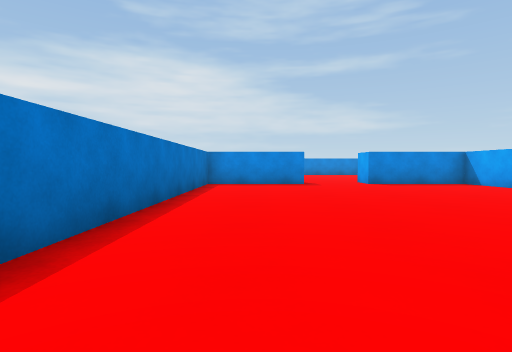
View 1 (above)

21 first-person views from a walk through a scene from a Unity 3-D project. The camera is 0.58 m above the floor, tilts 2° down and sees 80° across. The floor is counted in squares, 1 m on a side. Each view is taken from the middle of a square. On the plan, view 1 faces up. The plan holds only what a view shows up to about 9 squares ahead; the rest is blank. The player is left out.

View 2
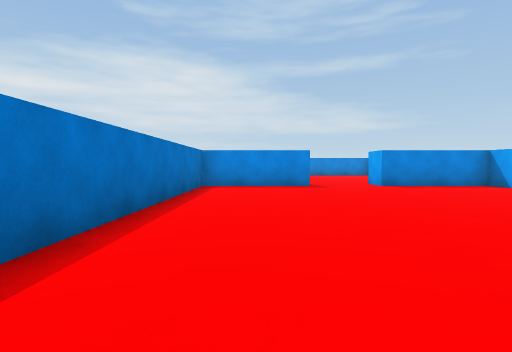

View 3
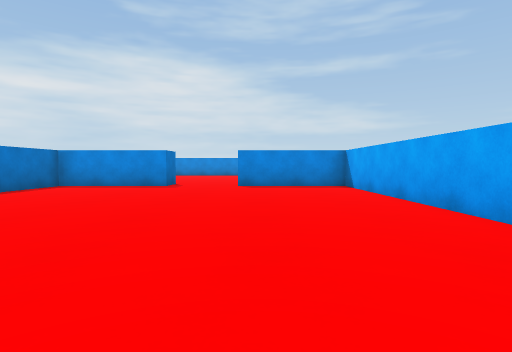

View 4
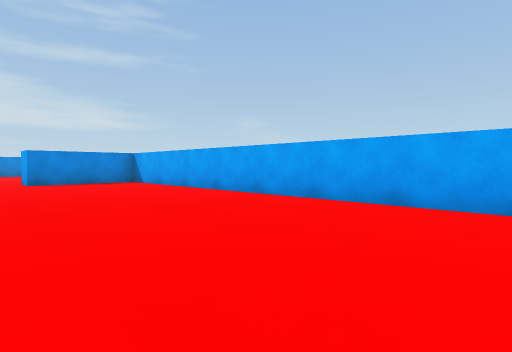

View 5
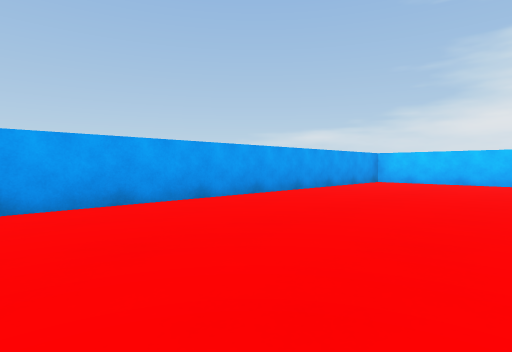

View 6
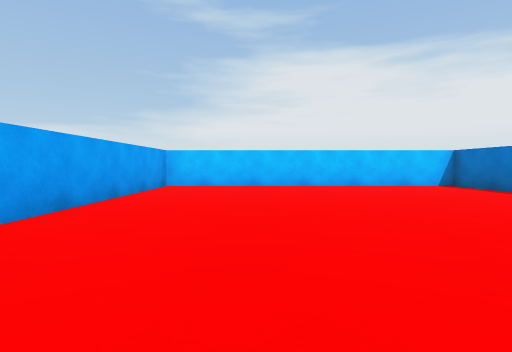

View 7
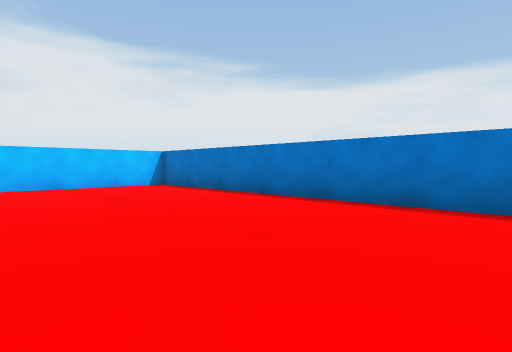

View 8
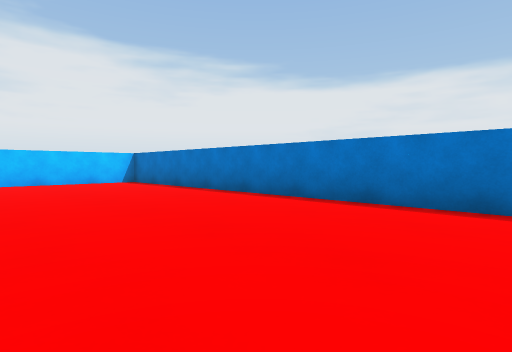

View 9
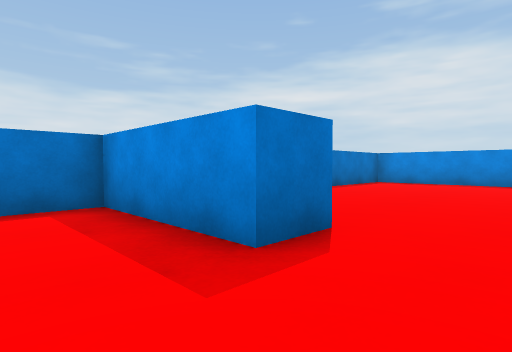

View 10
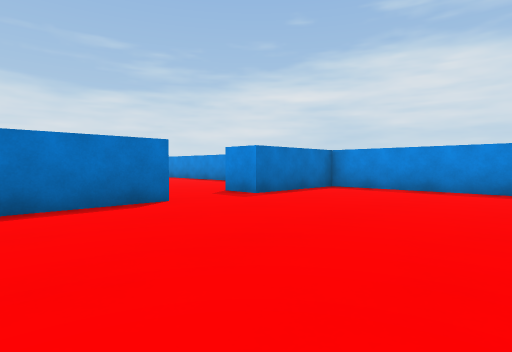

View 11
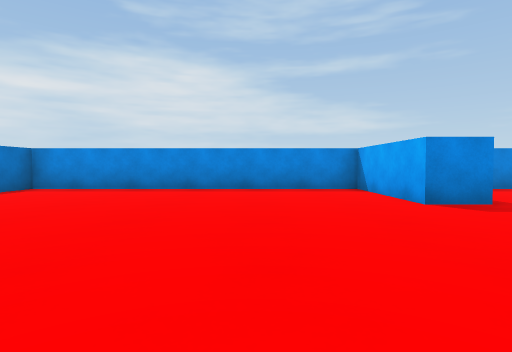

View 12
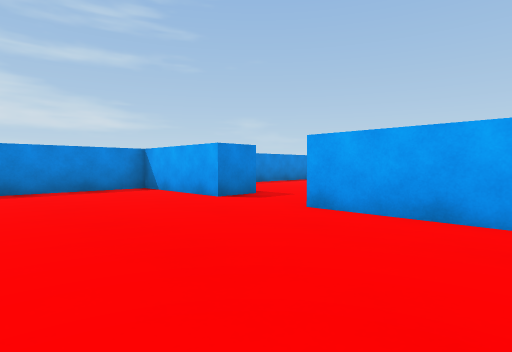

View 13
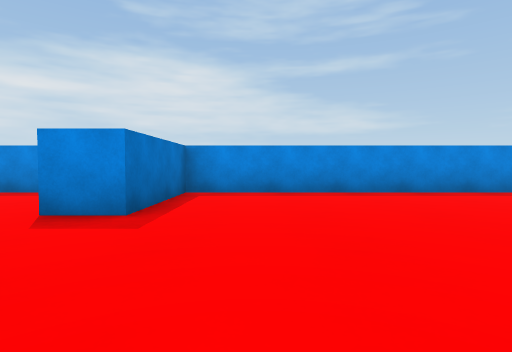

View 14
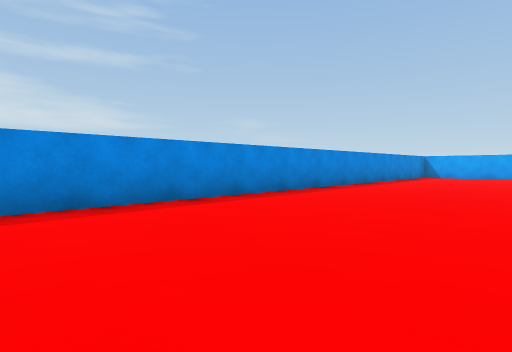

View 15
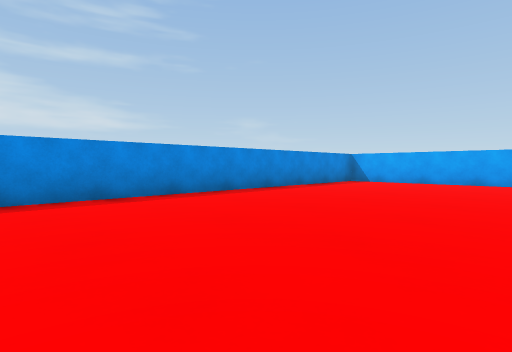

View 16
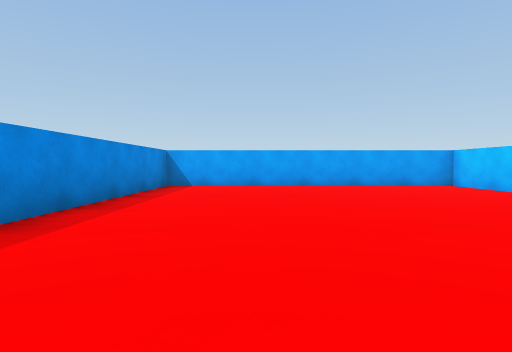

View 17
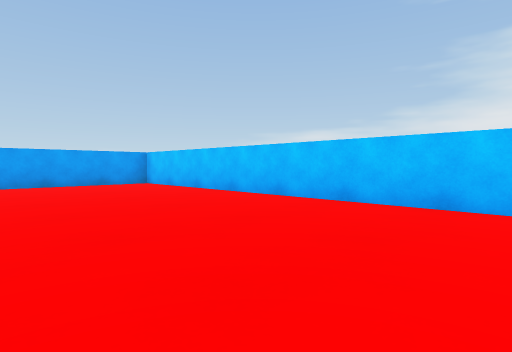

View 18
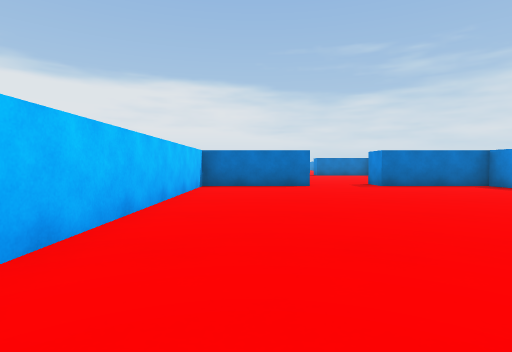

View 19
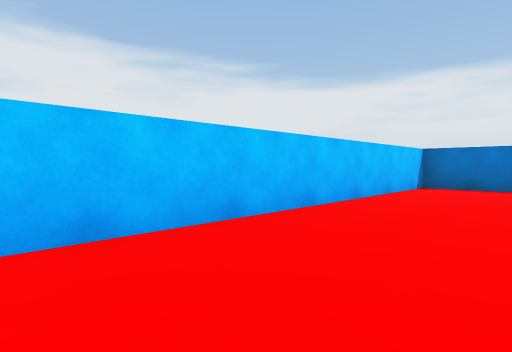

View 20
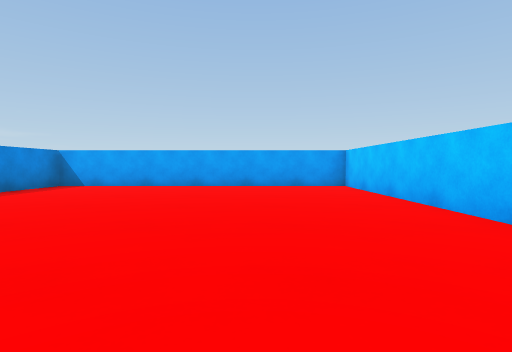

View 21
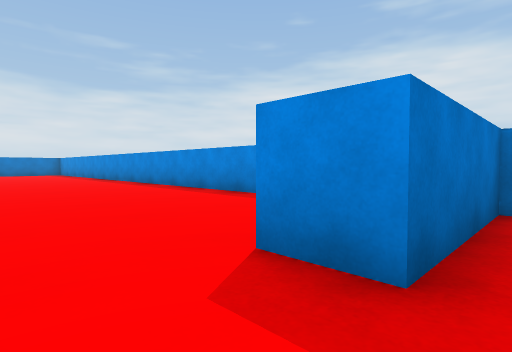

### Floor plan
Points are (right, up) in squares from view 1. A wall is a line through its corners. A room is listed if a view was taken in it or the views show most of it. See-through windows are left out.
Room 1 (views 1, 2, 3, 4, 5, 6, 7, 8, 9)
walls: (1.5, 10.6) (1.5, 9.5) (-1.5, 9.5) (-1.5, -9.5) (6.5, -9.5) (6.5, 9.5) (3.5, 9.5) (3.5, 10.2)
ways out: opening at (2.5, 10) to room 2
Room 2 (views 10, 11, 12, 21)
walls: (-1.5, 13.5) (-1.5, 11.4); (6.5, 15.5) (6.5, 18.5) (-1.5, 18.5) (-1.5, 15.5) (-2.5, 15.5); (6.5, 11.2) (6.5, 13.5)
ways out: opening at (2.5, 10) to room 1; opening at (7, 14.5) to room 3; opening at (-2, 14.5)
Room 3 (views 13, 14, 15, 16, 17, 18, 19, 20)
walls: (17.4, 10.5) (26.5, 10.5) (26.5, 18.5) (7.5, 18.5) (7.5, 15.5) (6.5, 15.5); (7.5, 13.5) (7.5, 10.5) (15.9, 10.5)
ways out: opening at (7, 14.5) to room 2

Positions as (right, up) in squares from view 1, and headings:
1: (0, 0), facing up
2: (0, 1), facing up
3: (4, 1), facing up
4: (2, -1), facing up-right
5: (2, 1), facing down-right
6: (4, -1), facing down
7: (3, -1), facing down-left
8: (3, 1), facing down-left
9: (3, 8), facing up-left
10: (3, 11), facing up-left
11: (4, 11), facing up
12: (3, 11), facing up-right
13: (9, 12), facing up
14: (11, 14), facing up-right
15: (16, 13), facing up-right
16: (18, 16), facing right
17: (17, 15), facing down-right
18: (16, 12), facing left
19: (16, 13), facing down-left
20: (18, 13), facing right
21: (-1, 14), facing up-left
